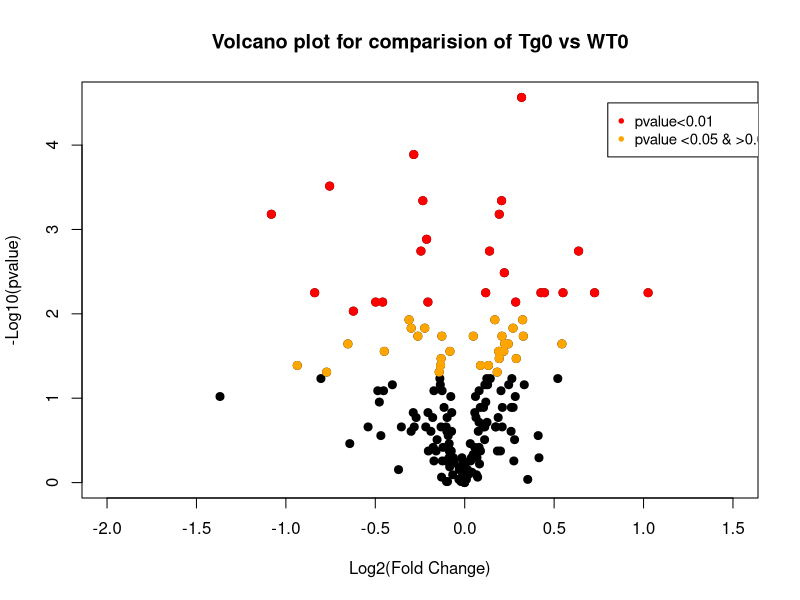

This figure's R source: (Note: this script raises an error after producing the figure.)
m=read.csv("Tg0WT0.csv", sep=",")


with(m, plot(log2FC,neglogp, pch=20, main="Volcano plot for comparision of Tg0 vs WT0",xlab="Log2(Fold Change)",ylab="-Log10(pvalue)", cex=1.6, xlim=c(-2,1.5)))

with(subset(m, pval<.01 ), points(log2FC,neglogp, pch=20,cex=1.6, col="red"))
with(subset(m, pval<0.05& pval>.01), points(log2FC,neglogp, pch=20,cex=1.6, col="orange"))

legend(0.8,4.5, legend=c("pvalue<0.01", "pvalue <0.05 & >0.01"),
       col=c("red", "orange"), pch=20, cex=0.9)

geom_vline(xintercept=c(-0.6, 0.6), col="red") +
  geom_hline(yintercept=-log10(0.05), col="red")


m$fcthre <- "pvalue >0.01"


#For coloring only pval
#ggplot
m$fcthre <- "pvalue >0.05"
m$fcthre[m$pval < 0.01& m$pval<0.01] <- "pvalue <0.01"
m$fcthre[m$pval < 0.05& m$pval>0.01 ] <- "pvalue <0.05 & >0.01"
m$delabel <- NA
m$delabel[m$fcthre != "pvalue> 0.05"] <- m$Metabolite[m$fcthre != "pvalue> 0.05"]




library(ggrepel)
# plot adding up all layers we have seen so far
ggplot(data=m, aes(x=log2FC, y=neglogp, col=m$fcthre, label=delabel)) +
  geom_point(size=5) + labs(color = "p-value")+
  guides(color = guide_legend(override.aes = list(size = 8)))+
  theme_minimal() +
  
  theme(axis.text.y =element_text(margin = margin(t = 0, r = 10, b = 0, l = 0), face="bold",size=32, color = "black", hjust=2),axis.text.x =element_text(face="bold",size=32,color = "black", vjust=-1,margin = margin(t = 0, r = 0, b = 10, l = 0)),
        axis.line.x = element_line(color="black", size = 1) ,
        axis.line.y = element_line(color="black", size = 1),
        plot.title = element_text(hjust=0.5, vjust=2, face="bold",margin = margin(b = 25), size=45),
        legend.text = element_text(face = "bold",size=24),
        legend.position=c(0.89,1),legend.background = element_blank(),
        legend.box.background = element_rect(colour = "black", linetype = "dashed"),
        legend.justification=c(0, 1), 
        legend.key.width=unit(1, "lines"), 
        plot.margin = unit(c(1.01, 12, 0.5, 0.5), "line"),
        legend.title = element_text(face = "bold",size=30),
        axis.title.x = element_text(face="bold", size=38,margin = margin(t =14, r = 0, b = 0, l = 0)),
        axis.title.y=element_text(face="bold",size=38,margin = margin(t =0, r = 14, b = 0, l = 0)),
        
  )+
  geom_text_repel( face = "bold",size=10,box.padding = 0.5, max.overlaps = Inf, seed = 42) +
  scale_color_manual(values=c("red", "orange", "black")) +
  geom_vline(xintercept=c(-0.6, 0.6), col="red", size=2) +
  geom_hline(yintercept=-log10(0.05), col="red",size=2)+
  labs(title="Volcano plot for comparision of Tg2576 vs WT", x="Log2(Fold Change)",y="-Log10(pvalue)")






